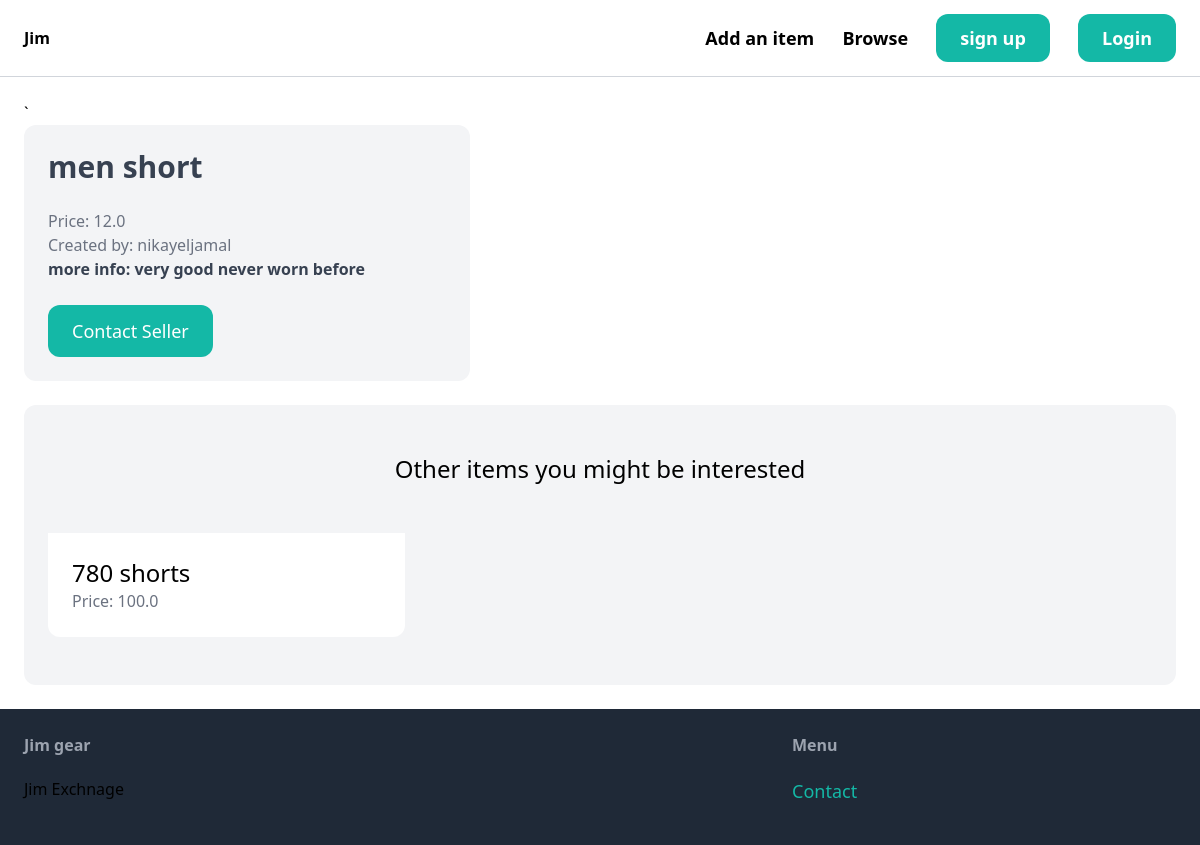
/items/1/, run on an earlier commit of the app's database.
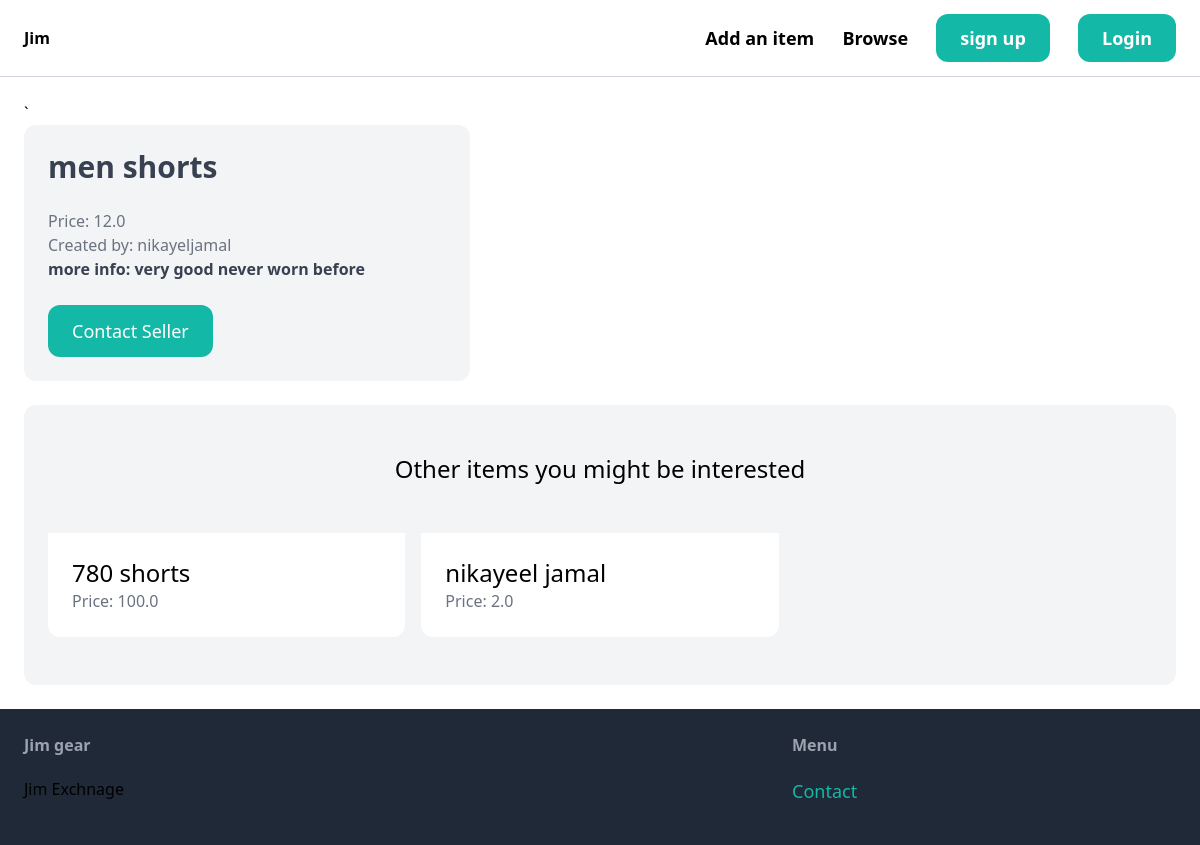
And on a later commit of the database.
### item/models.py (models this page shows, shortened)
class Item(models.Model):
    catagory = models.ForeignKey(Catagory, related_name = 'items', on_delete=models.CASCADE)
    name = models.CharField(max_length=250)
    description = models.TextField(blank=True, null=True)
    price = models.FloatField()
    image = models.ImageField(upload_to='item_images', blank=True, null=True) #incase no image provided
    is_sold = models.BooleanField(default=False)
    created_by = models.ForeignKey(User, related_name = 'items', on_delete = models.CASCADE)
    created_at = models.DateTimeField(auto_now_add=True)

### item/views.py (the view)
# urls.py: path('<int:pk>/', views.detail, name='detail'),
def detail(request, pk):
    item = get_object_or_404(Item, pk=pk)
    r_items = Item.objects.filter(catagory=item.catagory, is_sold=False).exclude(pk=pk)
    return render(request, 'item/detail.html', {
        'item': item,
        'r_items': r_items
    })

### item/templates/item/detail.html
{% extends 'main_app/base.html' %}
{% block content %}
<div class="grid grid-cols-5 gap-6">
    <div class="col-span-2 p-6 bg-gray-100 rounded-xl">
        <h1 class="mb-6 text-black font-bold text-gray-700 text-3xl">{{ item.name }}</h1>
        <p class="text-gray-500">Price: {{ item.price }}</p>
        <p class="text-gray-500">Created by: {{ item.created_by }}</p>
        {% if item.description %}
            <p class="text-gray-700">
                <strong>more info: {{ item.description }}</strong>
            </p>
        {% endif %}
        {% if request.user == item.created_by %}
            <div class="mt-6 p-6 bg-white rounded-xl">
                <a href="{% url 'item:edit' item.id %}" class="inline-block mt-6 px-6 py-3 bg-blue-500 text-white text-lg rounded-xl hover:bg-teal-700">Edit Item</a>
                <a href="{% url 'item:delete' item.id %}" class="inline-block mt-6 px-6 py-3 bg-red-500 text-white text-lg rounded-xl hover:bg-teal-700">Delete Item</a>
            </div>
        {% else %}
        <a href="" class="inline-block mt-6 px-6 py-3 bg-teal-500 text-white text-lg rounded-xl hover:bg-teal-700">Contact Seller</a>
        {% endif %}
    </div>
</div>
<div class="mt-6 px-6 py-12 bg-gray-100 rounded-xl">
    <h2 class="mb-12 text-2xl text-center">Other items you might be interested</h2>
    <div class="grid grid-cols-3 gap-4">
        {% for item in r_items %}
        <div>
            <a href="{% url 'item:detail' item.id %}">
                <div class="p-6 bg-white rounded-b-xl">
                    <h2 class="text-2xl">{{item.name}}</h2>
                    <p class="text-gray-500">Price: {{item.price}}</p>
                </div>
            </a>
        </div>
        {% endfor %}
    </div>
</div>
{% endblock %}

What changed in the data, as far as the page shows it:
changed Item "very good never worn before": name "men short" → "men shorts"
added Item: name "nikayeel jamal", price "2.0"
